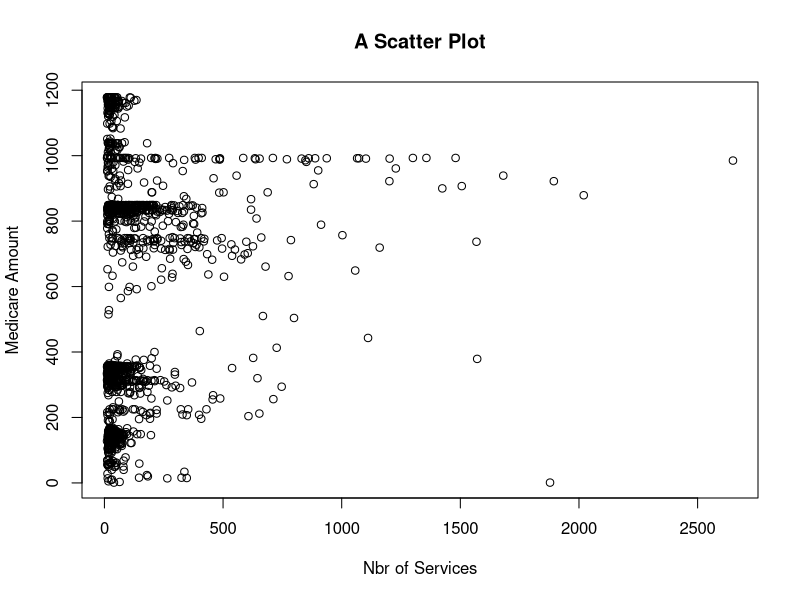
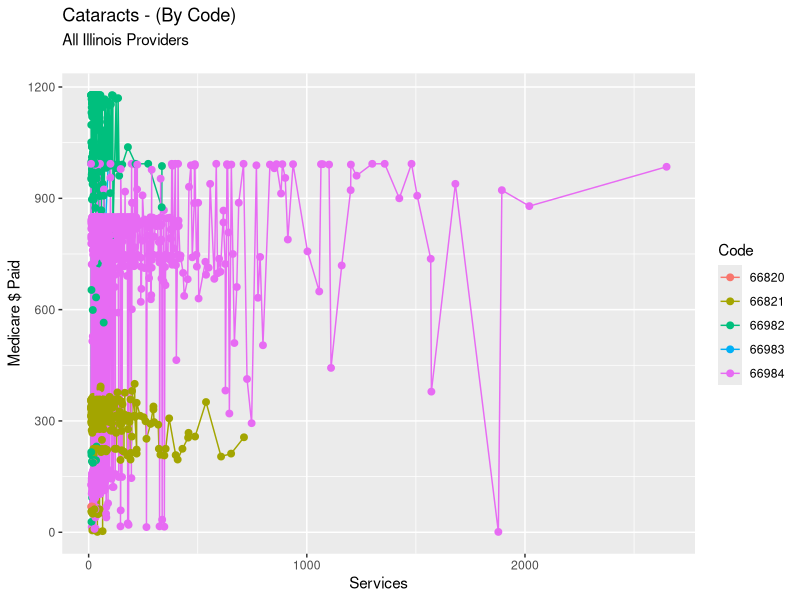
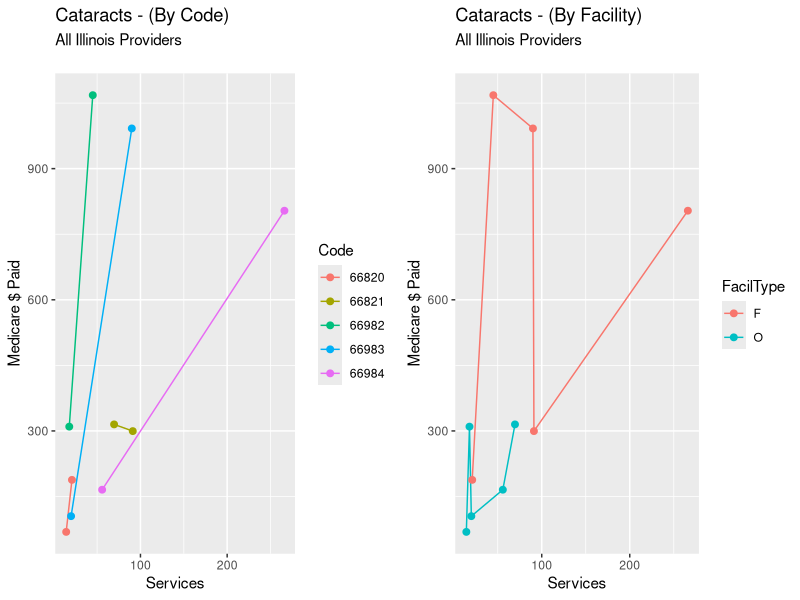
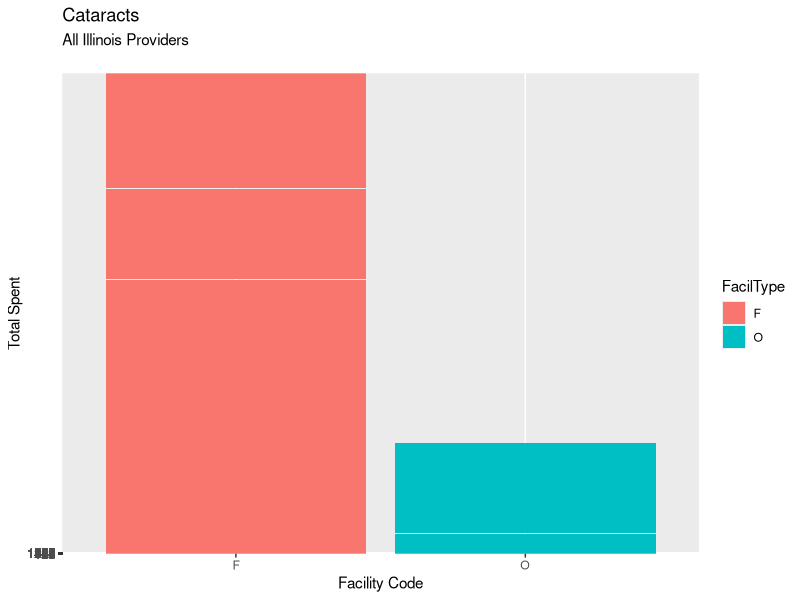

Write the R code that produced these figures, in order.

setwd("C:\\Users\\Gary\\Documents\\CMS\\ClubMed\\")


sessions <- read.delim2("IL_Cataracts.txt", header = T, sep="\t" ,fileEncoding="UTF-8-BOM", 
                      stringsAsFactors=FALSE, 
                      colClasses = c("integer","character","character","character","character","character","character","character","character",
                                     "character","character","character","character","character","character",
                                     "character","character","character","character","integer","integer","integer",
                                     "numeric","numeric","numeric","numeric","numeric","numeric")
)
                              
sessions.step1 <- sessions[ ,c(1,2,3,11,16,17,20,23)]
names(sessions.step1) <- c("NPI", "Last_Organization","FirstName","ZipCode","FacilType","Code","NbrServices","MedicareAllowedAmt")

head(sessions.step1)

sessions.step1$TotalDollars <- sessions.step1$NbrServices * sessions.step1$MedicareAllowedAmt

cor(sessions.step1$NbrServices, sessions.step1$MedicareAllowedAmt)
cor(sessions.step1$NbrServices, sessions.step1$TotalDollars)

plot(sessions.step1$NbrServices, sessions.step1$MedicareAllowedAmt, main="A Scatter Plot",
     xlab="Nbr of Services", ylab="Medicare Amount")


sessions.step2 <- subset(sessions.step1, FacilType == 'O')
cor(sessions.step2$NbrServices, sessions.step2$MedicareAllowedAmt)

library(ggplot2)

png <- ggplot(data=sessions.step1, aes(x=FacilType, y=factor(MedicareAllowedAmt), fill=FacilType)) +
    geom_bar(stat="identity") +
    xlab("Facility Code") + ylab("Total Spent") +
    ggtitle("Cataracts", subtitle = "All Illinois Providers\n") 

ggsave("IL_Cotaracts.png", plot = png, width = 8, height = 10, dpi = 600)

# -----------------------------
# Code Types
ggplot(data=sessions.step1, aes(x=NbrServices, y=MedicareAllowedAmt, fill=Code)) +
    geom_line(aes(color=Code)) +
    geom_point(aes(color=Code), size=2) +
    xlab("Services") + ylab("Medicare $ Paid") +
    scale_fill_manual(values=c("#E69F00", "#56B4E9", "#009E73", "#F0E442", "#0072B2")) +
    ggtitle("Cataracts - (By Code)", subtitle = "All Illinois Providers\n") 

# -----------------------------
# Split out Code 66821 & 66982
sessions.66821 <- subset(sessions.step1, Code == '66821')
head(sessions.66821)

cor(sessions.66821$NbrServices, sessions.66821$MedicareAllowedAmt)


sessions.66982 <- subset(sessions.step1, Code == '66982')
head(sessions.66982)

cor(sessions.66982$NbrServices, sessions.66982$MedicareAllowedAmt)


# -----------------------------
# Facility & Code Types

library(dplyr)
gd <- sessions.step1 %>% 
    group_by(FacilType, Code) %>% 
    summarize(
        AvgNbrServices = mean(NbrServices),
        AvgMedicarePayment = mean(MedicareAllowedAmt)
    )


library(gridExtra)
pl1 <- ggplot(data=gd, aes(x=AvgNbrServices, y=AvgMedicarePayment, fill=Code)) +
    geom_line(aes(color=Code)) +
    geom_point(aes(color=Code), size=2) +
    xlab("Services") + ylab("Medicare $ Paid") +
    scale_fill_manual(values=c("#E69F00", "#56B4E9", "#009E73", "#F0E442", "#0072B2")) +
    ggtitle("Cataracts - (By Code)", subtitle = "All Illinois Providers\n") 

pl2 <- ggplot(data=gd, aes(x=AvgNbrServices, y=AvgMedicarePayment, fill=FacilType)) +
    geom_line(aes(color=FacilType)) +
    geom_point(aes(color=FacilType), size=2) +
    xlab("Services") + ylab("Medicare $ Paid") +
    scale_fill_manual(values=c("#E69F00", "#56B4E9", "#009E73", "#F0E442", "#0072B2")) +
    ggtitle("Cataracts - (By Facility)", subtitle = "All Illinois Providers\n") 

grid.arrange(pl1, pl2, ncol=2)
